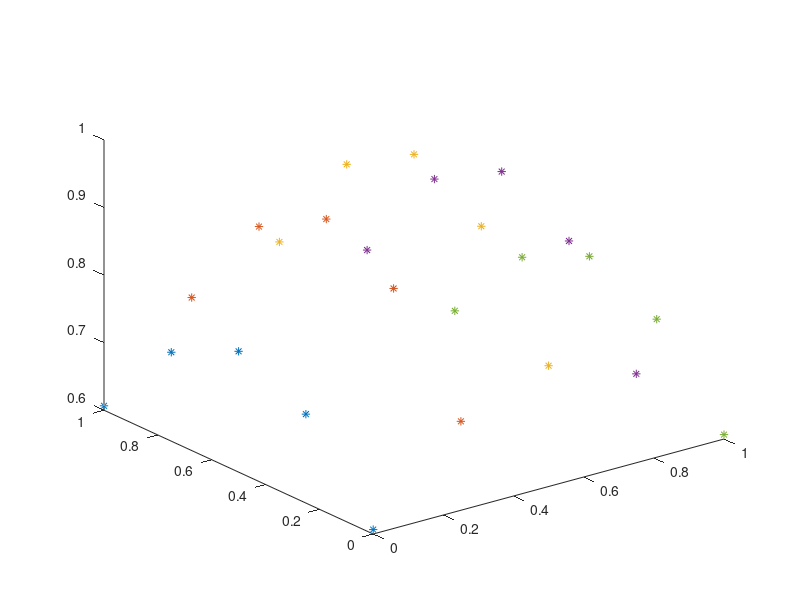

This chart was generated by the following MATLAB code: (Note: this script raises an error after producing the figure.)
[X,Y]=meshgrid(0:0.25:1,0:0.25:1);
Z=exp(-((X-1/2).^2+(Y-1/2).^2));
plot3(X,Y,Z,'*') % permet de visualiser la grille de points 3D
Grille=zeros(size(X,1),size(X,2),3);
Grille(:,:,1)=X;
Grille(:,:,2)=Y;
Grille(:,:,3)=Z;
hold on
M = CastJ3D(Grille,10);
surf(M(:,:,1),M(:,:,2),M(:,:,3));